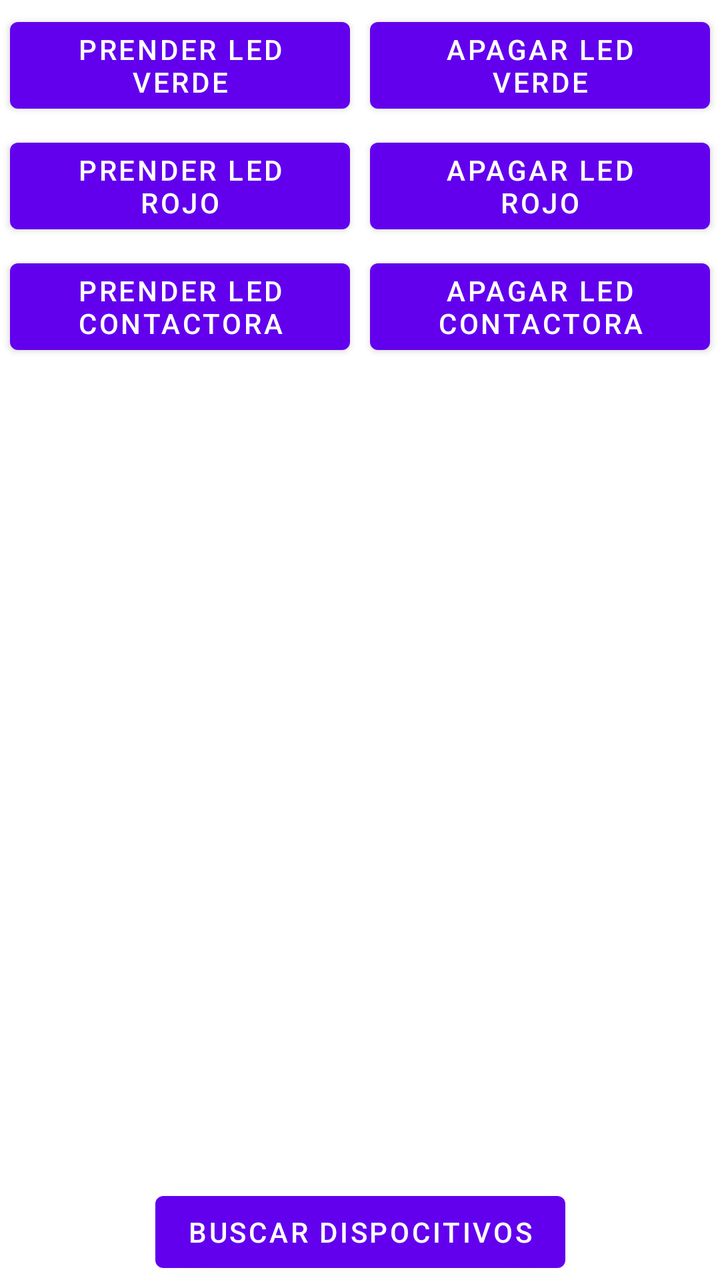
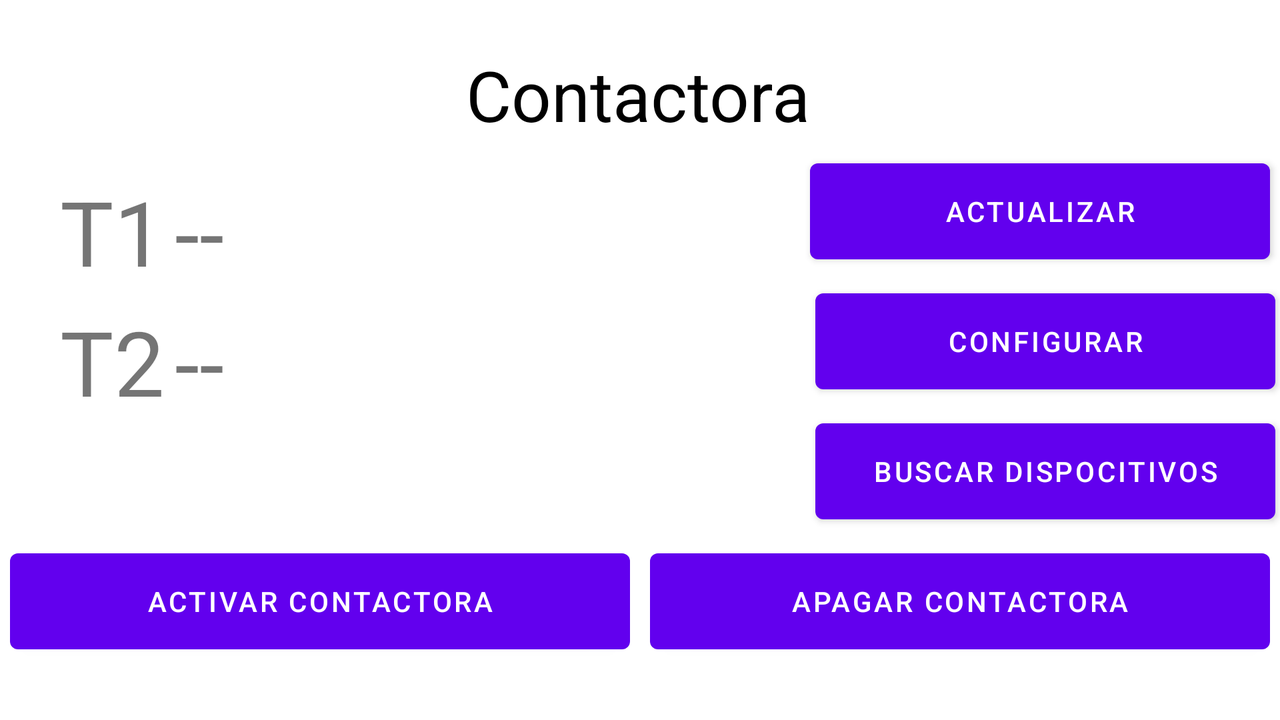

The same Android screen from two of the app's own layout files: first res/layout/ as a phone draws it, then the repository's variant for another configuration, drawn on a device whose configuration selects that folder. Both files follow.
<!-- AndroidManifest.xml: application theme Theme.EnsayosWifi -->
<!-- res/layout/fragment_contactora.xml -->
<?xml version="1.0" encoding="utf-8"?>
<layout xmlns:android="http://schemas.android.com/apk/res/android"
    xmlns:app="http://schemas.android.com/apk/res-auto"
    xmlns:tools="http://schemas.android.com/tools">

    <FrameLayout
        android:layout_width="match_parent"
        android:layout_height="match_parent"
        tools:context=".ContactoraFragment">

        <androidx.constraintlayout.widget.ConstraintLayout
            android:layout_width="match_parent"
            android:layout_height="match_parent">

            <Button
                android:id="@+id/bottomPrenderLedVerde"
                android:layout_width="0dp"
                android:layout_height="wrap_content"
                android:layout_margin="5dp"
                android:text="PRENDER LED VERDE"
                app:layout_constraintEnd_toStartOf="@+id/bottomApagarLedVerde"
                app:layout_constraintStart_toStartOf="parent"
                app:layout_constraintTop_toTopOf="parent" />

            <Button
                android:id="@+id/bottomApagarLedVerde"
                android:layout_width="0dp"
                android:layout_height="wrap_content"
                android:layout_margin="5dp"
                android:text="Apagar Led Verde"
                app:layout_constraintBottom_toBottomOf="@+id/bottomPrenderLedVerde"
                app:layout_constraintEnd_toEndOf="parent"
                app:layout_constraintStart_toEndOf="@+id/bottomPrenderLedVerde"
                app:layout_constraintTop_toTopOf="@+id/bottomPrenderLedVerde" />


            <Button
                android:id="@+id/bottomPrenderLedRojo"
                android:layout_width="0dp"
                android:layout_height="wrap_content"
                android:layout_margin="5dp"
                android:text="PRENDER LED ROjo"
                app:layout_constraintEnd_toStartOf="@+id/bottomApagarRojo"
                app:layout_constraintStart_toStartOf="parent"
                app:layout_constraintTop_toBottomOf="@+id/bottomPrenderLedVerde" />


            <Button
                android:id="@+id/bottomApagarRojo"
                android:layout_width="0dp"
                android:layout_height="wrap_content"
                android:layout_margin="5dp"
                android:text="Apagar Led Rojo"
                app:layout_constraintBottom_toBottomOf="@+id/bottomPrenderLedRojo"
                app:layout_constraintEnd_toEndOf="parent"
                app:layout_constraintHorizontal_bias="0.627"
                app:layout_constraintStart_toEndOf="@+id/bottomPrenderLedRojo"
                app:layout_constraintTop_toTopOf="@+id/bottomPrenderLedRojo" />

            <Button
                android:id="@+id/bottomPrenderContactora"
                android:layout_width="0dp"
                android:layout_height="wrap_content"
                android:layout_margin="5dp"
                android:text="PRENDER LED Contactora"
                app:layout_constraintEnd_toStartOf="@+id/bottomApagarContactora"
                app:layout_constraintStart_toStartOf="parent"
                app:layout_constraintTop_toBottomOf="@+id/bottomPrenderLedRojo" />


            <Button
                android:id="@+id/bottomApagarContactora"
                android:layout_width="0dp"
                android:layout_height="wrap_content"
                android:layout_margin="5dp"
                android:text="Apagar Led Contactora"
                app:layout_constraintBottom_toBottomOf="@+id/bottomPrenderContactora"
                app:layout_constraintEnd_toEndOf="parent"
                app:layout_constraintHorizontal_bias="0.627"
                app:layout_constraintStart_toEndOf="@+id/bottomPrenderContactora"
                app:layout_constraintTop_toTopOf="@+id/bottomPrenderContactora" />

            <Button
                android:id="@+id/bottomBuscarDispocitivos"
                android:layout_width="wrap_content"
                android:layout_height="wrap_content"
                android:text="Buscar dispocitivos"
                app:layout_constraintBottom_toBottomOf="parent"
                app:layout_constraintEnd_toEndOf="parent"
                app:layout_constraintStart_toStartOf="parent"/>

        </androidx.constraintlayout.widget.ConstraintLayout>

    </FrameLayout>
</layout>
<!-- resources referenced by this layout -->
<resources>
  <style name="Theme.EnsayosWifi" parent="Theme.MaterialComponents.DayNight.DarkActionBar">
          
          <item name="colorPrimary">@color/purple_500</item>
          <item name="colorPrimaryVariant">@color/purple_700</item>
          <item name="colorOnPrimary">@color/white</item>
          
          <item name="colorSecondary">@color/teal_200</item>
          <item name="colorSecondaryVariant">@color/teal_700</item>
          <item name="colorOnSecondary">@color/black</item>
          
          <item name="android:statusBarColor" tools:targetApi="l">?attr/colorPrimaryVariant</item>
          
      </style>
</resources>
<!-- res/layout-land/fragment_contactora.xml (the repository's variant of the layout above) -->
<!-- drawn on the phone turned sideways -->
<?xml version="1.0" encoding="utf-8"?>
<layout xmlns:android="http://schemas.android.com/apk/res/android"
    xmlns:app="http://schemas.android.com/apk/res-auto"
    xmlns:tools="http://schemas.android.com/tools">

    <FrameLayout
        android:layout_width="match_parent"
        android:layout_height="match_parent"
        tools:context=".ContactoraFragment">

        <ScrollView
            android:layout_width="match_parent"
            android:layout_height="match_parent">

            <androidx.constraintlayout.widget.ConstraintLayout
                android:layout_width="match_parent"
                android:layout_height="match_parent">

                <TextView
                    android:id="@+id/textViewTitulo"
                    android:layout_width="wrap_content"
                    android:layout_height="wrap_content"
                    android:layout_marginTop="24dp"
                    android:text="Contactora"
                    android:textColor="@color/black"
                    android:textSize="35sp"
                    app:layout_constraintEnd_toEndOf="parent"
                    app:layout_constraintHorizontal_bias="0.498"
                    app:layout_constraintStart_toStartOf="parent"
                    app:layout_constraintTop_toTopOf="parent" />

                <TextView
                    android:id="@+id/textViewT1Name"
                    android:layout_width="wrap_content"
                    android:layout_height="wrap_content"
                    android:layout_marginStart="30dp"
                    android:layout_marginTop="15dp"
                    android:text="T1"
                    android:textSize="45sp"
                    app:layout_constraintStart_toStartOf="parent"
                    app:layout_constraintTop_toBottomOf="@id/textViewTitulo" />

                <TextView
                    android:id="@+id/textViewT1Value"
                    android:layout_width="wrap_content"
                    android:layout_height="wrap_content"
                    android:layout_marginStart="5dp"
                    android:text="--"
                    android:textSize="45sp"
                    app:layout_constraintStart_toEndOf="@+id/textViewT1Name"
                    app:layout_constraintTop_toTopOf="@+id/textViewT1Name" />

                <TextView
                    android:id="@+id/textViewT2Name"
                    android:layout_width="wrap_content"
                    android:layout_height="wrap_content"
                    android:layout_marginStart="30dp"
                    android:layout_marginTop="5dp"
                    android:text="T2"
                    android:textSize="45sp"
                    app:layout_constraintStart_toStartOf="parent"
                    app:layout_constraintTop_toBottomOf="@id/textViewT1Name" />

                <TextView
                    android:id="@+id/textViewT2Value"
                    android:layout_width="wrap_content"
                    android:layout_height="wrap_content"
                    android:layout_marginStart="5dp"
                    android:text="--"
                    android:textSize="45sp"
                    app:layout_constraintStart_toEndOf="@+id/textViewT2Name"
                    app:layout_constraintTop_toTopOf="@+id/textViewT2Name" />

                <Button
                    android:id="@+id/bottomActualizar"
                    android:layout_width="230dp"
                    android:layout_height="60dp"
                    android:layout_margin="5dp"
                    android:text="Actualizar"
                    app:layout_constraintEnd_toEndOf="parent"
                    app:layout_constraintTop_toBottomOf="@+id/textViewTitulo" />


                <Button
                    android:id="@+id/bottomConfig"
                    android:layout_width="230dp"
                    android:layout_height="60dp"
                    android:layout_margin="5dp"
                    android:text="Configurar"
                    app:layout_constraintEnd_toEndOf="parent"
                    app:layout_constraintStart_toStartOf="@+id/bottomActualizar"
                    app:layout_constraintTop_toBottomOf="@+id/bottomActualizar" />


                <Button
                    android:id="@+id/bottomPrenderContactora"
                    android:layout_width="0dp"
                    android:layout_height="60dp"
                    android:layout_margin="5dp"
                    android:text="Activar Contactora"
                    app:layout_constraintEnd_toStartOf="@+id/bottomApagarContactora"
                    app:layout_constraintStart_toStartOf="parent"
                    app:layout_constraintTop_toBottomOf="@+id/bottomBuscarDispocitivos" />

                <Button
                    android:id="@+id/bottomApagarContactora"
                    android:layout_width="0dp"
                    android:layout_height="60dp"
                    android:layout_margin="5dp"
                    android:text="Apagar Contactora"
                    app:layout_constraintBottom_toBottomOf="@+id/bottomPrenderContactora"
                    app:layout_constraintEnd_toEndOf="parent"
                    app:layout_constraintHorizontal_bias="0.627"
                    app:layout_constraintStart_toEndOf="@+id/bottomPrenderContactora"
                    app:layout_constraintTop_toTopOf="@+id/bottomPrenderContactora" />

                <Button
                    android:id="@+id/bottomBuscarDispocitivos"
                    android:layout_width="230dp"
                    android:layout_height="60dp"
                    android:layout_margin="5dp"
                    android:text="Buscar dispocitivos"
                    app:layout_constraintEnd_toEndOf="parent"
                    app:layout_constraintStart_toStartOf="@+id/bottomActualizar"
                    app:layout_constraintTop_toBottomOf="@+id/bottomConfig" />

            </androidx.constraintlayout.widget.ConstraintLayout>

        </ScrollView>

    </FrameLayout>
</layout>
